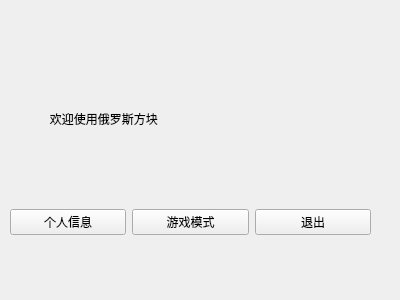
<?xml version="1.0" encoding="UTF-8"?>
<ui version="4.0">
 <class>Munu</class>
 <widget class="QWidget" name="Munu">
  <property name="geometry">
   <rect>
    <x>0</x>
    <y>0</y>
    <width>400</width>
    <height>300</height>
   </rect>
  </property>
  <property name="windowTitle">
   <string>Form</string>
  </property>
  <widget class="QWidget" name="layoutWidget">
   <property name="geometry">
    <rect>
     <x>10</x>
     <y>34</y>
     <width>361</width>
     <height>201</height>
    </rect>
   </property>
   <layout class="QVBoxLayout" name="verticalLayout">
    <item>
     <widget class="QLabel" name="label">
      <property name="text">
       <string>            欢迎使用俄罗斯方块</string>
      </property>
     </widget>
    </item>
    <item>
     <layout class="QHBoxLayout" name="horizontalLayout">
      <item>
       <widget class="QPushButton" name="message">
        <property name="text">
         <string>个人信息</string>
        </property>
       </widget>
      </item>
      <item>
       <widget class="QPushButton" name="mode">
        <property name="text">
         <string>游戏模式</string>
        </property>
       </widget>
      </item>
      <item>
       <widget class="QPushButton" name="bt1">
        <property name="text">
         <string>退出</string>
        </property>
       </widget>
      </item>
     </layout>
    </item>
   </layout>
  </widget>
 </widget>
 <resources/>
 <connections/>
</ui>
